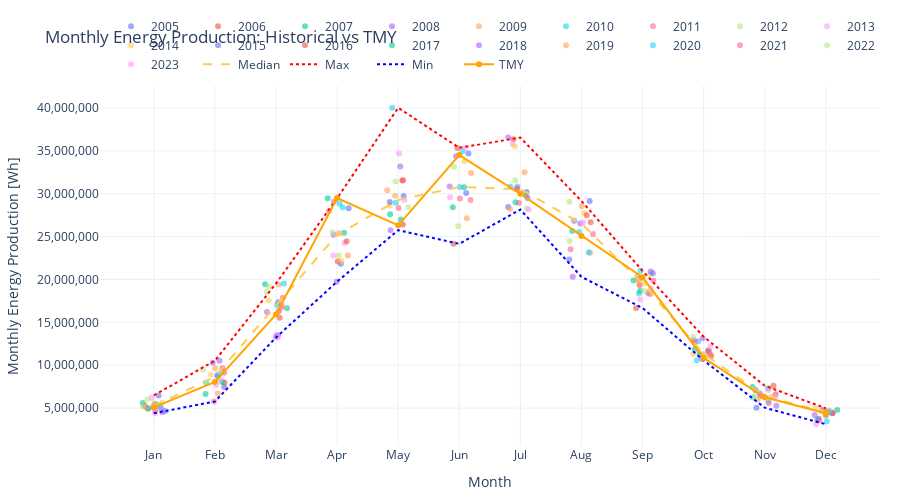
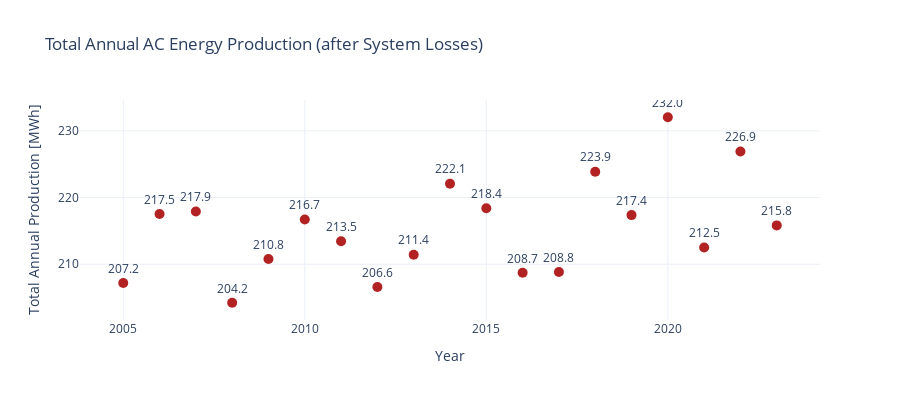

Here is the notebook cell these charts were saved with, in order:
### Code cell
import plotly.graph_objects as go
import plotly.express as px
import pandas as pd
import numpy as np
import pvlib

def plot_monthly_energy_production_with_orientation(df_historical, df_tmy, tilt_angle=15, kWp=100):
    # Ensure datetime index is timezone-naive
    df_historical.index = df_historical.index.tz_localize(None)
    df_tmy.index = df_tmy.index.tz_localize(None)

    # Calculate solar position
    location = pvlib.location.Location(latitude=51.483, longitude=-1.718)
    solar_position = location.get_solarposition(df_historical.index)

    # Calculate POA irradiance for both 90° and 270° azimuths
    def get_poa(azimuth):
        return pvlib.irradiance.get_total_irradiance(
            surface_tilt=tilt_angle,
            surface_azimuth=azimuth,
            dni=df_historical['DNI'],
            ghi=df_historical['GHI'],
            dhi=df_historical['DHI'],
            solar_zenith=solar_position['apparent_zenith'],
            solar_azimuth=solar_position['azimuth'],
            model='isotropic'
        )['poa_global']

    df_historical['POA'] = (get_poa(90) + get_poa(270)) / 2

    # Cell temperature and losses
    params = pvlib.temperature.TEMPERATURE_MODEL_PARAMETERS['sapm']['open_rack_glass_glass']
    df_historical['Cell Temperature'] = pvlib.temperature.sapm_cell(
        df_historical['POA'], df_historical['Temperature'], df_historical['Wind Speed'], **params
    )

    system_losses = pvlib.pvsystem.pvwatts_losses(
        soiling=2, shading=3, mismatch=2, wiring=2, connections=0.5, lid=1.5, availability=3
    )

    gamma_pdc = -0.004
    nameplate_capacity = kWp * 1000
    df_historical['DC Production'] = pvlib.pvsystem.pvwatts_dc(
        df_historical['POA'], df_historical['Cell Temperature'], nameplate_capacity, gamma_pdc
    ) * (1 - system_losses / 100)

    AC_DC = 1.25
    inverter_efficiency = 0.96
    AC_rated_power = nameplate_capacity / AC_DC
    pdc0 = AC_rated_power / inverter_efficiency

    df_historical['AC Production'] = pvlib.inverter.pvwatts(df_historical['DC Production'], pdc0)

    # Monthly aggregation
    monthly_hist = df_historical['AC Production'].resample('M').sum()
    monthly_hist_df = pd.DataFrame({
        'Energy': monthly_hist,
        'Year': monthly_hist.index.year,
        'Month': monthly_hist.index.month
    })

    # TMY Calculations
    solar_position_tmy = location.get_solarposition(df_tmy.index)
    df_tmy['POA'] = pvlib.irradiance.get_total_irradiance(
        surface_tilt=tilt_angle,
        surface_azimuth=90,
        dni=df_tmy['DNI'],
        ghi=df_tmy['GHI'],
        dhi=df_tmy['DHI'],
        solar_zenith=solar_position_tmy['apparent_zenith'],
        solar_azimuth=solar_position_tmy['azimuth'],
        model='isotropic'
    )['poa_global']

    df_tmy['Cell Temperature'] = pvlib.temperature.sapm_cell(
        df_tmy['POA'], df_tmy['Temperature'], df_tmy['Wind Speed'], **params
    )
    df_tmy['DC Production'] = pvlib.pvsystem.pvwatts_dc(
        df_tmy['POA'], df_tmy['Cell Temperature'], nameplate_capacity, gamma_pdc
    ) * (1 - system_losses / 100)

    df_tmy['AC Production'] = pvlib.inverter.pvwatts(df_tmy['DC Production'], pdc0)
    df_tmy.index = df_tmy.index.map(lambda dt: dt.replace(year=2024))
    monthly_tmy = df_tmy['AC Production'].resample('M').sum()
    monthly_tmy.index = monthly_tmy.index.month

    # Historical stats
    stats = monthly_hist_df.groupby('Month')['Energy'].agg(['median', 'min', 'max'])

    # Create plotly figure
    fig = go.Figure()

    # Plot historical energy per year with jitter
    for year, group in monthly_hist_df.groupby('Year'):
        jitter = np.random.uniform(-0.2, 0.2, size=len(group))
        fig.add_trace(go.Scatter(
            x=group['Month'] + jitter,
            y=group['Energy'],
            mode='markers',
            name=str(year),
            opacity=0.6,
            marker=dict(size=6)
        ))

    # Plot stats
    fig.add_trace(go.Scatter(x=stats.index, y=stats['median'], mode='lines', name='Median', line=dict(dash='dash')))
    fig.add_trace(go.Scatter(x=stats.index, y=stats['max'], mode='lines', name='Max', line=dict(dash='dot', color='red')))
    fig.add_trace(go.Scatter(x=stats.index, y=stats['min'], mode='lines', name='Min', line=dict(dash='dot', color='blue')))

    # Plot TMY
    fig.add_trace(go.Scatter(x=monthly_tmy.index, y=monthly_tmy.values, mode='lines+markers', name='TMY', line=dict(color='orange', width=2)))

    fig.update_layout(
        title='Monthly Energy Production: Historical vs TMY',
        xaxis=dict(title='Month', tickmode='array', tickvals=list(range(1, 13)),
                   ticktext=['Jan', 'Feb', 'Mar', 'Apr', 'May', 'Jun',
                             'Jul', 'Aug', 'Sep', 'Oct', 'Nov', 'Dec']),
        yaxis=dict(title='Monthly Energy Production [Wh]', tickformat=','),
        legend=dict(orientation='h', yanchor='bottom', y=1.02, xanchor='right', x=1),
        height=500,
        margin=dict(l=40, r=20, t=50, b=40),
        template='plotly_white'
    )

    fig.show()

    # Total annual production chart
    annual_hist = df_historical['AC Production'].resample('Y').sum() / 1e6
    fig_annual = px.scatter(
        x=annual_hist.index.year,
        y=annual_hist.values,
        text=[f"{v:.1f}" for v in annual_hist.values],
        labels={'x': 'Year', 'y': 'Total Annual Production [MWh]'},
        title='Total Annual AC Energy Production (after System Losses)'
    )
    fig_annual.update_traces(marker=dict(size=10, color='firebrick'), textposition='top center')
    fig_annual.update_layout(
        yaxis_tickformat=',',
        template='plotly_white',
        height=400
    )
    fig_annual.show()

    return annual_hist.describe()

plot_monthly_energy_production_with_orientation(df_historical, df_tmy, tilt_angle=22, kWp=252)

### Figure 1 — Plotly figure (JSON) as saved in the notebook; plotly's stock layout.template omitted (floating-point values rounded to 4 significant figures)
{"data": [{"marker": {"size": 6}, "mode": "markers", "name": "2005", "opacity": 0.6, "type": "scatter", "x": [1.184, 2.15, 3.028, 4.062, 5.09, 6.113, 6.8, 8.134, 8.949, 9.974, 10.85, 12.1], "y": [4668000.0, 7452000.0, 13500000.0, 21840000.0, 29740000.0, 30070000.0, 28440000.0, 29150000.0, 20080000.0, 10760000.0, 7078000.0, 4415000.0]}, {"marker": {"size": 6}, "mode": "markers", "name": "2006", "opacity": 0.6, "type": "scatter", "x": [0.9075, 2.157, 3.06, 4.01, 5.075, 5.969, 6.885, 8.151, 8.951, 10.13, 11.14, 12.0], "y": [4920000.0, 7997000.0, 15530000.0, 22080000.0, 26420000.0, 35340000.0, 36340000.0, 26670000.0, 19370000.0, 11070000.0, 7609000.0, 4170000.0]}, {"marker": {"size": 6}, "mode": "markers", "name": "2007", "opacity": 0.6, "type": "scatter", "x": [0.8181, 2.118, 2.82, 3.845, 5.044, 5.894, 7.095, 7.883, 8.852, 9.933, 11.06, 12.19], "y": [5609000.0, 8041000.0, 19440000.0, 29460000.0, 27000000.0, 28430000.0, 29810000.0, 26860000.0, 19870000.0, 11320000.0, 7301000.0, 4770000.0]}, {"marker": {"size": 6}, "mode": "markers", "name": "2008", "opacity": 0.6, "type": "scatter", "x": [1.139, 2.074, 2.852, 3.943, 4.875, 5.843, 7.119, 7.858, 9.093, 9.831, 11.19, 11.97], "y": [4516000.0, 10530000.0, 16220000.0, 25210000.0, 25750000.0, 30850000.0, 29470000.0, 20300000.0, 18410000.0, 12910000.0, 5268000.0, 4793000.0]}, {"marker": {"size": 6}, "mode": "markers", "name": "2009", "opacity": 0.6, "type": "scatter", "x": [0.869, 2.049, 3.047, 4.176, 4.82, 6.192, 6.831, 8.142, 8.917, 9.993, 10.93, 12.02], "y": [5069000.0, 6696000.0, 19410000.0, 22790000.0, 30410000.0, 32410000.0, 28210000.0, 23100000.0, 20400000.0, 11280000.0, 6413000.0, 4607000.0]}, {"marker": {"size": 6}, "mode": "markers", "name": "2010", "opacity": 0.6, "type": "scatter", "x": [0.9077, 1.856, 3.018, 4.092, 4.96, 6.054, 6.95, 8.119, 8.942, 9.91, 11.06, 12.02], "y": [4991000.0, 7976000.0, 17020000.0, 28380000.0, 28960000.0, 34960000.0, 30840000.0, 23150000.0, 18370000.0, 12780000.0, 5820000.0, 3455000.0]}, {"marker": {"size": 6}, "mode": "markers", "name": "2011", "opacity": 0.6, "type": "scatter", "x": [0.9946, 1.985, 3.111, 3.868, 5.081, 6.011, 6.978, 8.189, 9.123, 9.861, 11.07, 11.94], "y": [5177000.0, 5773000.0, 17880000.0, 27980000.0, 31550000.0, 29450000.0, 28920000.0, 25290000.0, 18290000.0, 12810000.0, 5554000.0, 4770000.0]}, {"marker": {"size": 6}, "mode": "markers", "name": "2012", "opacity": 0.6, "type": "scatter", "x": [0.8934, 2.053, 2.888, 4.025, 5.167, 5.981, 7.101, 7.807, 9.124, 10.03, 11.01, 12.07], "y": [5990000.0, 8665000.0, 19140000.0, 22790000.0, 28450000.0, 26220000.0, 28290000.0, 24500000.0, 20590000.0, 11120000.0, 6246000.0, 4611000.0]}, {"marker": {"size": 6}, "mode": "markers", "name": "2013", "opacity": 0.6, "type": "scatter", "x": [1.019, 2.022, 3.01, 4.12, 5.102, 5.849, 6.874, 7.87, 8.961, 9.972, 11.06, 12.08], "y": [4393000.0, 7680000.0, 13540000.0, 24240000.0, 29270000.0, 29580000.0, 35810000.0, 26840000.0, 17660000.0, 10710000.0, 7113000.0, 4594000.0]}, {"marker": {"size": 6}, "mode": "markers", "name": "2014", "opacity": 0.6, "type": "scatter", "x": [1.137, 1.931, 2.879, 4.067, 4.864, 6.082, 6.909, 8.048, 9.04, 9.828, 11.1, 11.83], "y": [5626000.0, 8924000.0, 17550000.0, 22180000.0, 28630000.0, 33780000.0, 35520000.0, 27740000.0, 19510000.0, 11300000.0, 6315000.0, 4978000.0]}, {"marker": {"size": 6}, "mode": "markers", "name": "2015", "opacity": 0.6, "type": "scatter", "x": [1.078, 2.038, 3.039, 4.19, 4.863, 6.15, 7.102, 7.801, 9.169, 10.08, 10.86, 11.88], "y": [6480000.0, 8790000.0, 17350000.0, 28310000.0, 29030000.0, 34690000.0, 30210000.0, 22320000.0, 20730000.0, 11680000.0, 5053000.0, 3757000.0]}, {"marker": {"size": 6}, "mode": "markers", "name": "2016", "opacity": 0.6, "type": "scatter", "x": [0.8471, 2.123, 3.044, 4.157, 5.067, 5.905, 6.939, 8.086, 8.896, 10.08, 11.18, 12.11], "y": [5262000.0, 9651000.0, 16290000.0, 24450000.0, 31540000.0, 24150000.0, 30510000.0, 27490000.0, 16670000.0, 11670000.0, 6619000.0, 4414000.0]}, {"marker": {"size": 6}, "mode": "markers", "name": "2017", "opacity": 0.6, "type": "scatter", "x": [1.036, 1.848, 3.18, 4.115, 4.868, 6.078, 6.92, 7.85, 8.962, 9.857, 10.8, 11.86], "y": [5453000.0, 6642000.0, 16640000.0, 25450000.0, 27600000.0, 30760000.0, 28990000.0, 25660000.0, 18680000.0, 11860000.0, 7456000.0, 3654000.0]}, {"marker": {"size": 6}, "mode": "markers", "name": "2018", "opacity": 0.6, "type": "scatter", "x": [1.117, 1.963, 3.001, 3.992, 5.035, 5.948, 6.801, 7.979, 9.133, 9.985, 10.92, 11.82], "y": [4986000.0, 10290000.0, 13290000.0, 19740000.0, 33170000.0, 34370000.0, 36540000.0, 26530000.0, 20930000.0, 13140000.0, 6693000.0, 4198000.0]}, {"marker": {"size": 6}, "mode": "markers", "name": "2019", "opacity": 0.6, "type": "scatter", "x": [1.009, 2.003, 3.101, 4.034, 4.951, 6.124, 7.07, 8.005, 8.934, 10.1, 10.89, 12.05], "y": [5531000.0, 9642000.0, 16990000.0, 25380000.0, 29770000.0, 27130000.0, 32500000.0, 28570000.0, 19850000.0, 11290000.0, 6008000.0, 4711000.0]}, {"marker": {"size": 6}, "mode": "markers", "name": "2020", "opacity": 0.6, "type": "scatter", "x": [1.09, 2.072, 3.129, 4.041, 4.901, 6.009, 6.838, 7.96, 8.968, 9.886, 10.8, 12.05], "y": [5231000.0, 8979000.0, 19530000.0, 28830000.0, 40020000.0, 30790000.0, 30820000.0, 25520000.0, 21000000.0, 10560000.0, 6230000.0, 4525000.0]}, {"marker": {"size": 6}, "mode": "markers", "name": "2021", "opacity": 0.6, "type": "scatter", "x": [1.026, 2.15, 3.088, 3.946, 5.006, 6.185, 6.949, 7.822, 9.176, 10.1, 10.96, 11.89], "y": [4710000.0, 9108000.0, 16730000.0, 29050000.0, 28330000.0, 29260000.0, 30640000.0, 23510000.0, 19880000.0, 11310000.0, 6419000.0, 3555000.0]}, {"marker": {"size": 6}, "mode": "markers", "name": "2022", "opacity": 0.6, "type": "scatter", "x": [0.8275, 1.804, 2.845, 3.926, 4.956, 5.913, 6.916, 7.803, 9.025, 9.826, 10.83, 11.93], "y": [5223000.0, 9492000.0, 18540000.0, 25500000.0, 31430000.0, 33140000.0, 31560000.0, 29070000.0, 18640000.0, 13330000.0, 6396000.0, 4588000.0]}, {"marker": {"size": 6}, "mode": "markers", "name": "2023", "opacity": 0.6, "type": "scatter", "x": [0.9658, 2.086, 3.029, 3.937, 5.013, 6.099, 7.137, 8.026, 9.137, 10.11, 11.17, 11.84], "y": [6221000.0, 8299000.0, 13240000.0, 22780000.0, 34690000.0, 35310000.0, 28150000.0, 26650000.0, 18910000.0, 12150000.0, 6309000.0, 3117000.0]}, {"line": {"dash": "dash"}, "mode": "lines", "name": "Median", "type": "scatter", "x": [1, 2, 3, 4, 5, 6, 7, 8, 9, 10, 11, 12], "y": [5223000.0, 8665000.0, 16990000.0, 25210000.0, 29270000.0, 30790000.0, 30510000.0, 26530000.0, 19510000.0, 11320000.0, 6396000.0, 4525000.0]}, {"line": {"color": "red", "dash": "dot"}, "mode": "lines", "name": "Max", "type": "scatter", "x": [1, 2, 3, 4, 5, 6, 7, 8, 9, 10, 11, 12], "y": [6480000.0, 10530000.0, 19530000.0, 29460000.0, 40020000.0, 35340000.0, 36540000.0, 29150000.0, 21000000.0, 13330000.0, 7609000.0, 4978000.0]}, {"line": {"color": "blue", "dash": "dot"}, "mode": "lines", "name": "Min", "type": "scatter", "x": [1, 2, 3, 4, 5, 6, 7, 8, 9, 10, 11, 12], "y": [4393000.0, 5773000.0, 13240000.0, 19740000.0, 25750000.0, 24150000.0, 28150000.0, 20300000.0, 16670000.0, 10560000.0, 5053000.0, 3117000.0]}, {"line": {"color": "orange", "width": 2}, "mode": "lines+markers", "name": "TMY", "type": "scatter", "x": [1, 2, 3, 4, 5, 6, 7, 8, 9, 10, 11, 12], "y": [5081000.0, 8041000.0, 15920000.0, 29490000.0, 26310000.0, 34500000.0, 29990000.0, 25080000.0, 20250000.0, 10850000.0, 6256000.0, 4398000.0]}], "layout": {"height": 500, "legend": {"orientation": "h", "x": 1, "xanchor": "right", "y": 1.02, "yanchor": "bottom"}, "margin": {"b": 40, "l": 40, "r": 20, "t": 50}, "title": {"text": "Monthly Energy Production: Historical vs TMY"}, "xaxis": {"tickmode": "array", "ticktext": ["Jan", "Feb", "Mar", "Apr", "May", "Jun", "Jul", "Aug", "Sep", "Oct", "Nov", "Dec"], "tickvals": [1, 2, 3, 4, 5, 6, 7, 8, 9, 10, 11, 12], "title": {"text": "Month"}}, "yaxis": {"tickformat": ",", "title": {"text": "Monthly Energy Production [Wh]"}}}}

### Figure 2 — Plotly figure (JSON) as saved in the notebook; plotly's stock layout.template omitted (floating-point values rounded to 4 significant figures)
{"data": [{"hovertemplate": "Year=%{x}<br>Total Annual Production [MWh]=%{y}<br>text=%{text}<extra></extra>", "legendgroup": "", "marker": {"color": "firebrick", "size": 10, "symbol": "circle"}, "mode": "markers+text", "name": "", "orientation": "v", "showlegend": false, "text": ["207.2", "217.5", "217.9", "204.2", "210.8", "216.7", "213.5", "206.6", "211.4", "222.1", "218.4", "208.7", "208.8", "223.9", "217.4", "232.0", "212.5", "226.9", "215.8"], "textposition": "top center", "type": "scatter", "x": [2005, 2006, 2007, 2008, 2009, 2010, 2011, 2012, 2013, 2014, 2015, 2016, 2017, 2018, 2019, 2020, 2021, 2022, 2023], "xaxis": "x", "y": [207.2, 217.5, 217.9, 204.2, 210.8, 216.7, 213.5, 206.6, 211.4, 222.1, 218.4, 208.7, 208.8, 223.9, 217.4, 232.0, 212.5, 226.9, 215.8], "yaxis": "y"}], "layout": {"height": 400, "legend": {"tracegroupgap": 0}, "title": {"text": "Total Annual AC Energy Production (after System Losses)"}, "xaxis": {"anchor": "y", "domain": [0, 1], "title": {"text": "Year"}}, "yaxis": {"anchor": "x", "domain": [0, 1], "tickformat": ",", "title": {"text": "Total Annual Production [MWh]"}}}}
